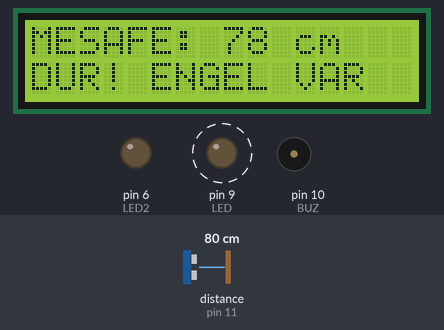
A sketch run on a simulated Arduino Uno, built with avr-gcc and run on an emulated ATmega328P. On the bench: 16×2 character LCD, output pins drawn as LEDs (lit = HIGH), buzzer (waves = sounding, pin HIGH). Wiring (inferred from the names in the program): ultrasonic range finder: trigger pin 12; echo pin 11. Dashed ring = blinking. The test bench sets the inputs (shaded band); at power-on: distance to the obstacle (sensor on pin 11) 80 cm. The echo pulse lasts 58.3 µs per cm; pins used as bus, display or sensor lines are not drawn.

Above: at 2.7 s.
2.8 s: distance to the obstacle (sensor on pin 11) set to 149 cm
At 3.7 s:
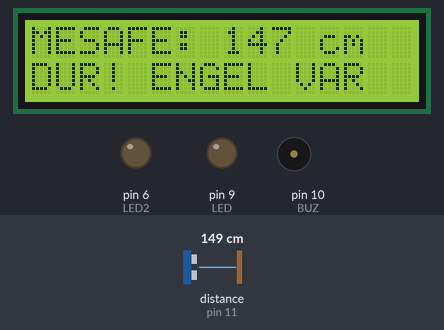
5.8 s: distance to the obstacle (sensor on pin 11) set to 157 cm
At 6.5 s:
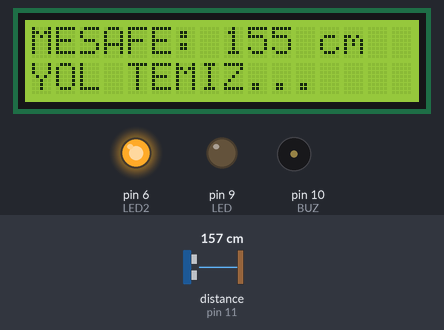
7.4 s: distance to the obstacle (sensor on pin 11) set to 2 cm
At 8.5 s:
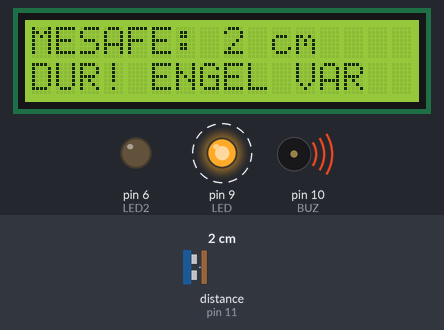
Timing chart, 0 to 14.9 s (numbered marks = the images above; inputs shaded):
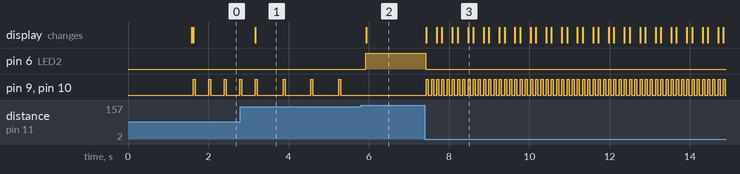

Measured:
- the behaviour switches between 152 and 153 cm on distance to the obstacle (sensor on pin 11) (found by bisection; images 1 and 2)
- after the input at 2.8 s, the display: changes after 0.37 s (image 1)
- after the input at 5.8 s, pin 6 (LED2): LOW → HIGH after 0.12 s; pin 9 (LED), pin 10 (BUZ): stops changing and stays LOW; the display: changes after 0.14 s (image 2)
- after the input at 7.4 s, pin 6 (LED2): HIGH → LOW at once; pin 9 (LED), pin 10 (BUZ): alternates HIGH for 0.05 s and LOW for 0.08 s, starting at once; the display: first changes at once (image 3 shows a later state)
- by itself, pin 9 (LED), pin 10 (BUZ): repeats every 0.69 s: HIGH 0.05 s, LOW 0.64 s

The sketch:

Lcd_with_ultrasonic_sensor.ino
```cpp
#include <Wire.h>
#include <LiquidCrystal_I2C.h>

// I2C tarayıcıda bulduğun adresi buraya yaz (Genelde 0x27 veya 0x3F olur)
LiquidCrystal_I2C lcd(0x27, 16, 2);

#define TRIG 12
#define ECHO 11
#define BUZ 10
#define LED 9   // Kırmızı Uyarı LED'i
#define LED2 6  // Sabit Yanan Mavi LED

void setup() {
  pinMode(TRIG, OUTPUT);
  pinMode(ECHO, INPUT);
  pinMode(BUZ, OUTPUT);
  pinMode(LED, OUTPUT);
  pinMode(LED2, OUTPUT);

  lcd.init();
  lcd.backlight();

  // Açılış Mesajı
  lcd.setCursor(0, 0);
  lcd.print("SISTEM AKTIF");
  lcd.setCursor(0, 1);
  lcd.print("YOL KONTROL...");
  delay(1500);
  lcd.clear();
}

void loop() {
  // 1. Mesafe Ölçümü (Stabilizasyonlu)
  digitalWrite(TRIG, LOW);
  delayMicroseconds(2);
  digitalWrite(TRIG, HIGH);
  delayMicroseconds(10);
  digitalWrite(TRIG, LOW);

  long sure = pulseIn(ECHO, HIGH, 30000);
  long mesafe = sure * 0.034 / 2;

  // 2. Filtreleme: Eğer sensör hatalı (0) okursa loop'u burada kes
  if (mesafe <= 0 || mesafe > 400) return;

  // 3. LCD Üst Satır: Mesafe Bilgisi
  lcd.setCursor(0, 0);
  lcd.print("MESAFE: ");
  lcd.print(mesafe);
  lcd.print(" cm   "); // Eski rakamları temizlemek için boşluklar

  // 4. Karar Mekanizması
  if (mesafe <= 150) {
    // ENGEL VAR
    digitalWrite(LED2, LOW); // Mavi söner
    lcd.setCursor(0, 1);
    lcd.print("DUR! ENGEL VAR ");

    if (mesafe <= 50) {
      ikaz(50);  // Çok hızlı
    } else if (mesafe <= 100) {
      ikaz(300); // Orta
    } else {
      ikaz(600); // Yavaş
    }
  }
  else {
    // YOL ACIK
    digitalWrite(LED2, HIGH); // MAVİ LED SABİT YANAR
    digitalWrite(BUZ, LOW);
    digitalWrite(LED, LOW);

    lcd.setCursor(0, 1);
    lcd.print("YOL TEMIZ...   ");
  }
}

// Bip sesi ve Kırmızı LED için yardımcı fonksiyon
void ikaz(int bekleme) {
  digitalWrite(BUZ, HIGH);
  digitalWrite(LED, HIGH);
  delay(50);
  digitalWrite(BUZ, LOW);
  digitalWrite(LED, LOW);
  delay(bekleme);
}
```
